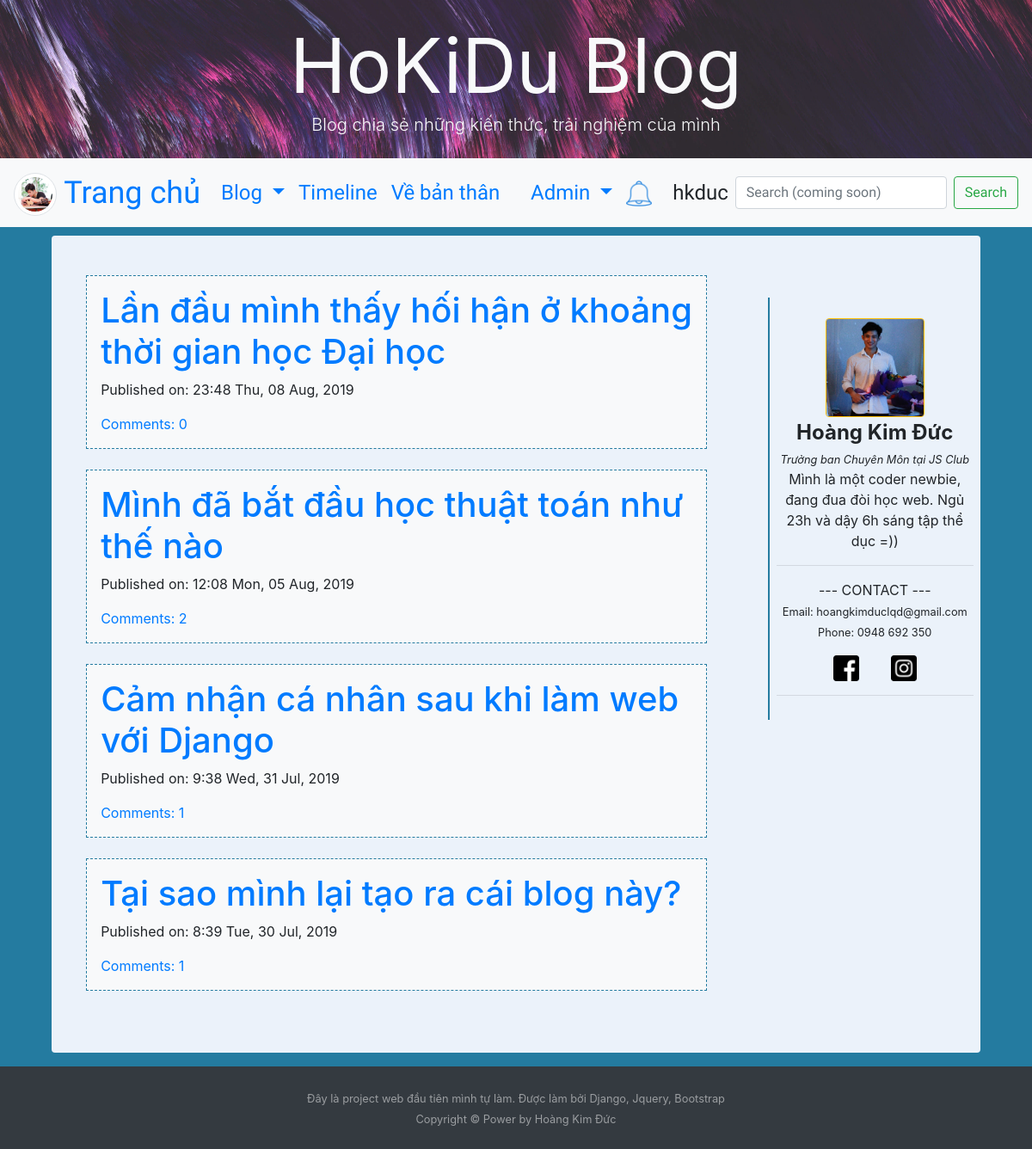
The app's page / (signed in) with its own data.
### blog/models.py (models this page shows, shortened)
class Post(models.Model):
   author = models.ForeignKey('auth.User', on_delete=models.CASCADE)
   title = models.CharField(max_length=200)
   text = models.TextField()
   create_date = models.DateTimeField(default=timezone.now)
   published_date = models.DateTimeField(blank=True,null=True)
   tag = models.CharField(choices=tag_list, max_length=20, default='tag1')
   view = models.IntegerField()

### blog/views.py (the view)
class PostListView(ListView):
   context_object_name = 'post_list'
   model = Post
   def get_queryset(self):
      return Post.objects.filter(published_date__lte=timezone.now()).order_by('-published_date')

### blog/models.py (called while the page is built)
   def __str__(self):
      template = f'{self.person} {self.action} {self.post_title}'
      return template

### blog/views.py (called while the page is built)
   def get_context_data(self, **kwargs):
        ctx = super(ListView, self).get_context_data(**kwargs)
        ctx['Notification'] = Notification.objects.order_by('-time')
        return ctx

### blog/templates/blog/post_list.html (shortened to what this page needs)
{% extends "blog/base.html" %}
{% block content %}
<div class="centerstage">
   {% for post in post_list %}
   <br>
   <div class="post p-3 bg-light">
      <h1><a href="{% url 'post_detail' pk=post.pk %}">{{post.title}}</a></h1>
      <div class="date">
         <p>Published on: {{post.published_date|date:"G:i D, d M, Y"}}</p>
      </div>
      <a href="{% url 'post_detail' pk=post.pk %}">Comments: {{ post.comments.count }}</a>
   </div>
   {% endfor %}
</div>
{% endblock content %}

### blog/templates/blog/base.html (shortened to what this page needs)
<!DOCTYPE html>
{% load staticfiles %}
<html lang="en" dir="ltr">
<head>
   <link rel="stylesheet" href="https://maxcdn.bootstrapcdn.com/bootstrap/4.3.1/css/bootstrap.min.css">
   <link rel="stylesheet" href="//cdn.jsdelivr.net/npm/medium-editor@latest/dist/css/medium-editor.min.css"
      type="text/css" media="screen" charset="utf-8">
   <link rel="stylesheet" href="{% static 'css/blog.css' %}">
</head>
<body>
   <link rel="stylesheet" href="https://maxcdn.bootstrapcdn.com/font-awesome/4.7.0/css/font-awesome.min.css">
   <section class=" align-items-center d-flex bg-dark"
      style="height:40vh; background-size: cover; background-image: url(/static/images/base/header.jpg);">
      <div class="container-fluid">
         <div class="row  justify-content-center align-items-left d-flex text-center h-100">
            <div class="col-12 col-md-8 mt-4 h-50 ">
               <h1 class="display-2  text-light mb-auto mt-auto"><strong>HoKiDu Blog</strong> </h1>
               <p class="lead  text-light mb-4">Blog chia sẻ những kiến thức, trải nghiệm của mình</p>
            </div>
         </div>
      </div>
   </section>
   <nav class="navbar navbar-expand-lg bg-light techfont">
      <a class="navbar-brand bigbrand" href="{% url 'post_list' %}"><img style="height: 50px; width: 50px;"
            class="img-thumbnail rounded-circle" src="{% static 'images/base/brand.jpg' %}"> Trang chủ</a>
      <div class="collapse navbar-collapse" id="navbarSupportedContent">
         <ul class="navbar-nav mr-auto">
            <li class="nav-item dropdown">
               <a class="nav-link dropdown-toggle" href="#" id="navbarDropdown" role="button" data-toggle="dropdown"
                  aria-haspopup="true" aria-expanded="false">
                  Blog
               </a>
            </li>
            <li class="nav-item active">
               <a class="nav-link" href="#">Timeline</a>
            </li>
            <li class="nav-item active">
               <a class="nav-link" href="{% url 'about' %}">Về bản thân <span class="sr-only">(current)</span></a>
            </li>
         </ul>
         <ul class="navbar-nav navbar-right">
            {% if user.is_authenticated %}
            <li class="nav-item dropdown">
               <a class="nav-link dropdown-toggle" href="#" id="adminDropdown" role="button" data-toggle="dropdown"
                  aria-haspopup="true" aria-expanded="false">
                  Admin
               </a>
            </li>
            <li class="nav-item pr-2 mt-auto mb-auto dropdown">
               <a class="nav-link" href="#" id="NotificationDropdown"
                   role="button" data-toggle="dropdown"
                  aria-haspopup="true" aria-expanded="false">
                  <img style="height: 30px" src="{% static 'icons/bell.png' %}">
               </a>
            </li>
            <li class="nav-item"><a class="nav-link">{{user.username}}</a></li>
            {% else %}
            <li class="nav-item "><a class="nav-link" href="{% url 'login' %}">
               <img style="height:25px; width:25px;" src="{% static 'icons/admin.png' %}" alt="">
            </a></li>
            {% endif %}
         </ul>
         <form class="form-inline my-2 my-lg-0">
            <input class="form-control mr-sm-2" type="search" placeholder="Search (coming soon)" aria-label="Search">
            <button class="btn btn-outline-success my-2 my-sm-0" type="submit">Search</button>
         </form>
      </div>
   </nav>
   <div class="content rounded mb-3">
      <div class="row mt-3">
         <div class="col-lg-9">
            <div class="blog_posts">
               {% block content %}
               {% endblock content %}
            </div>
         </div>
         <div class="col-lg-3 text-center">
            <div class="sidebar sticky-top">
               <div class="profile pr-2 pl-2 verticalline">
                  <img class="w-50 rounded border border-warning" src="{% static 'images/base/icon.jpg' %}" alt=""><br>
                  <b class="bigbrand">Hoàng Kim Đức</b> <br>
                  <em><small>Trưởng ban Chuyên Môn tại JS Club</small></em>
                  <p>Mình là một coder newbie, đang đua đòi học web. Ngủ 23h và dậy 6h sáng tập thể dục =))</p>
                  <hr>
                  <p>--- CONTACT ---<br>
                     <small>Email: hoangkimduclqd@gmail.com</small><br>
                     <small>Phone: 0948 692 350</small>
                     <div>
                        <a style="display: inline;" class="nav-link" href="https://www.facebook.com/hokiduc"
                           target="_blank" rel="noopener noreferrer">
                           <img style="height:30px; width:30px;" src="{% static 'icons/facebook.png' %}" alt="">
                        </a>
                        <a style="display: inline;" class="nav-link" href="https://www.instagram.com/kimduwsc/"
                           target="_blank" rel="noopener noreferrer">
                           <img style="height:30px; width:30px;" src="{% static 'icons/instagram.png' %}" alt="">
                        </a>
                     </div>
                  </p>
                  <hr>
               </div>
            </div>
         </div>
      </div>
      <br><br><br>
   </div>
   <footer id="sticky-footer" class="py-4 bg-dark text-white-50">
      <div class="container text-center">
         <small>Đây là project web đầu tiên mình tự làm. Được làm bởi Django, Jquery, Bootstrap
            <br>Copyright &copy; Power by Hoàng Kim Đức</small>
      </div>
   </footer>
</body>
</html>

### blog/static/css/blog.css (style rules this page uses)
body { background-color: #247BA0; }
.content { background-color: #EBF2FA; width: 90%; margin-left: auto; margin-right: auto; padding-top: 0.5%; }
.blog_posts { width: 90%; margin-left: auto; margin-right: auto; }
.techfont { font-family: 'Lobster', cursive; font-size: 1.5em; margin-bottom: 10px; }
.bigbrand { font-size: 1.5em }
.centerstage { margin-left: auto; margin-right: auto; }
.post { border: 1px dashed #247BA0 }
.verticalline { border-left: 2px solid #247BA0; }
.profile { padding-top: 10%; padding-bottom: 5% }
.sidebar { padding-top: 20% }
html, body { height: 100%; }
body { display: flex; flex-direction: column; }
.content { flex: 1 0 auto; }

### records on screen
Post: title "Lần đầu mình thấy hối hận ở khoảng thời gian học Đại học", published_date "23:48 Thu, 08 Aug, 2019", comments.count "0"
Post: title "Mình đã bắt đầu học thuật toán như thế nào", published_date "12:08 Mon, 05 Aug, 2019", comments.count "2"
Post: title "Cảm nhận cá nhân sau khi làm web với Django", published_date "9:38 Wed, 31 Jul, 2019", comments.count "1"
Post: title "Tại sao mình lại tạo ra cái blog này?", published_date "8:39 Tue, 30 Jul, 2019", comments.count "1"

### other values on screen
{{ user.username }} "hkduc"
